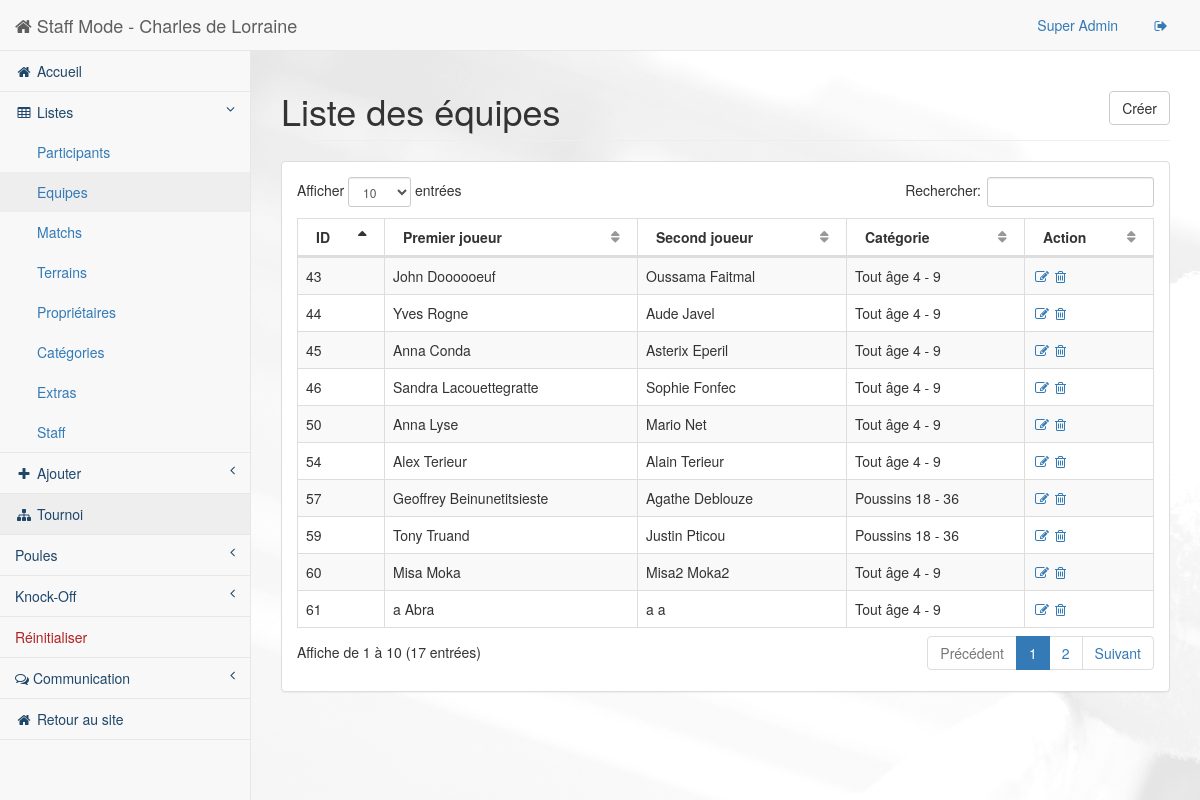
The page /staff/pages/list-team.php (signed in) on the database as committed earlier.
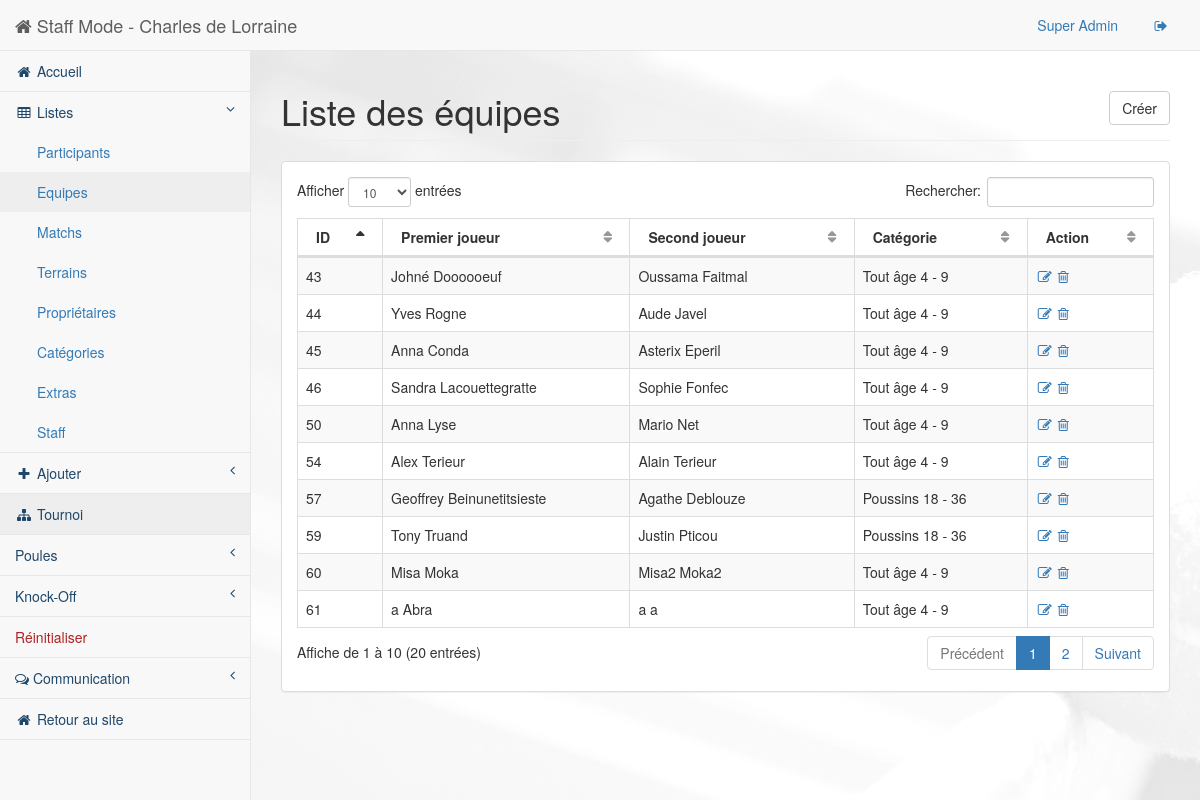
The same page on the database as committed later.
### tables this page shows
CREATE TABLE IF NOT EXISTS `Team` (
  `ID` int(255) NOT NULL AUTO_INCREMENT,
  `ID_Player1` int(255) NOT NULL,
  `ID_Player2` int(255) NOT NULL,
  `ID_Cat` int(255) NOT NULL,
  `NbWinMatch` int(255) NOT NULL,
  `AvgRanking` varchar(10) NOT NULL,
  `Group_Vic` int(11) NOT NULL,
  PRIMARY KEY (`ID`),
  KEY `ID_Player1` (`ID_Player1`),
  KEY `ID_Player2` (`ID_Player2`),
  KEY `ID_Cat` (`ID_Cat`)
);

CREATE TABLE IF NOT EXISTS `Personne` (
  `ID` int(255) NOT NULL AUTO_INCREMENT,
  `Title` int(2) NOT NULL,
  `FirstName` varchar(100) NOT NULL,
  `LastName` varchar(100) NOT NULL,
  `Ville` varchar(500) NOT NULL,
  `ZIPCode` int(10) NOT NULL,
  `Rue` varchar(100) NOT NULL,
  `Number` int(11) NOT NULL,
  `PhoneNumber` int(20) NOT NULL,
  `GSMNumber` int(20) NOT NULL,
  `BirthDate` date NOT NULL,
  `Mail` varchar(500) NOT NULL,
  `CreationDate` date NOT NULL,
  `Note` varchar(500) NOT NULL,
  `IsPlayer` tinyint(1) NOT NULL,
  `IsOwner` tinyint(1) NOT NULL,
  `IsStaff` tinyint(1) NOT NULL,
  PRIMARY KEY (`ID`)
);

### src/staff/pages/php/inc/list-team.inc (the view, shortened to what this page needs)
<?php
function dbAndPrint() {
    $db = BDconnect();
    $reponse1 = $db->query('SELECT Team.ID, FirstName as F, LastName as L, Team.ID_Player1 as id1, Team.ID_Player2 as id2, Team.ID_Cat as ID_Cat FROM Team, Personne WHERE Personne.ID = Team.ID_Player1 ');
    while ($donnes1 = $reponse1->fetch_array())
    {
      $reponse2 = $db->query('SELECT Team.ID, FirstName as F, LastName as L FROM Team, Personne WHERE Personne.ID = '.$donnes1['id2'].'');
        $reponse3 = $db->query('SELECT * FROM Categorie WHERE ID = '.$donnes1['ID_Cat'].'');
	   $donnes2 = $reponse2->fetch_array();
        $cat = $reponse3->fetch_array();
        $catFinal = $cat['Designation']." ".$cat['Age'];
        printListTeam($donnes1, $donnes2, $catFinal);
    }
}
function printListTeam($donnes1,$donnes2, $catFinal) {
    echo "<tr class=\"odd gradeX\">";
    $id = $donnes1['ID'];
    echo "<td data-toggle=\"modal\" data-target=\"#myModal\" data-url=\"./show-team.php?id=$id\">".utf8_encode($donnes1['ID'])."</td>";
    echo "<td data-toggle=\"modal\" data-target=\"#myModal\" data-url=\"./show-team.php?id=$id\">".utf8_encode($donnes1['F']). " " . utf8_encode($donnes1['L'])."</td>";
    echo "<td data-toggle=\"modal\" data-target=\"#myModal\" data-url=\"./show-team.php?id=$id\">".utf8_encode($donnes2['F']). " " . utf8_encode($donnes2['L'])."</td>";
    echo "<td data-toggle=\"modal\" data-target=\"#myModal\" data-url=\"./show-team.php?id=$id\">".utf8_encode($catFinal)."</td>";
    echo "<td><a href=\"./edit-team.php?id=".$donnes1['ID']."\"><i class=\"fa fa-edit fa-fw\"></i></a> <a href=\"./php/delete-team.php?id=".$donnes1['ID']."\" onclick=\"return confirm('Voulez-vous vraiment supprimer cette entrée ?');\"><i class=\"fa fa-trash-o\"></i></a></td>";
    echo "</tr>";
}
?>

### src/staff/pages/list-team.php (shortened to what this page needs)
<!DOCTYPE html>
<html lang="en">
<head>
    <link href="../bower_components/bootstrap/dist/css/bootstrap.min.css" rel="stylesheet">
    <link href="../bower_components/metisMenu/dist/metisMenu.min.css" rel="stylesheet">
    <link href="../bower_components/datatables-plugins/integration/bootstrap/3/dataTables.bootstrap.css" rel="stylesheet">
    <link href="../bower_components/datatables-responsive/css/dataTables.responsive.css" rel="stylesheet">
    <link href="../dist/css/sb-admin-2.css" rel="stylesheet">
    <link href="../bower_components/font-awesome/css/font-awesome.min.css" rel="stylesheet" type="text/css">
</head>
<body>
    <div id="wrapper">
        <?php
            include("./html/header.php");
        ?>
            <div id="page-wrapper" style="background : url(../../images/staff-back.jpg) 0 0 fixed;">
                <div class="row">
                    <div class="col-lg-12">
                        <h1 class="page-header">Liste des équipes
                        <a class="btn btn-default btn-outline pull-right" href="./team.php"> Créer</a>
                        </h1>
                    </div>
                </div>
                        <div class="row">
                            <div class="col-lg-12">
                                <div class="panel panel-default">
                                    <div class="panel-body">
                                        <div class="dataTable_wrapper">
                                            <table class="table table-striped table-bordered table-hover" id="dataTables-example">
                                                <thead>
                                                    <tr>
                                                        <th>ID</th>
                                                        <th>Premier joueur</th>
                                                        <th>Second joueur</th>
                                                        <th>Catégorie</th>
                                                        <th>Action</th>
                                                    </tr>
                                                </thead>
                                                <tbody>
                                                    <?php require_once("./php/inc/list-team.inc");
                                            dbAndPrint();
                                            ?>
                                                </tbody>
                                            </table>
                                        </div>
                                    </div>
                                </div>
                            </div>
                        </div>
            </div>
    </div>
</body>
</html>

Rows that differ between the two databases and show on the page:
changed through a linked row, team "Doooooeuf": ID_Player1.FirstName "John" → "Johné"
Other text that changed with them:
text written by a page script: "Afficher entrées Rechercher: Affiche de 1 à 10 (17 entrées) Précédent 1 2 Suivant" → "Afficher entrées Rechercher: Affiche de 1 à 10 (20 entrées) Précédent 1 2 Suivant"
